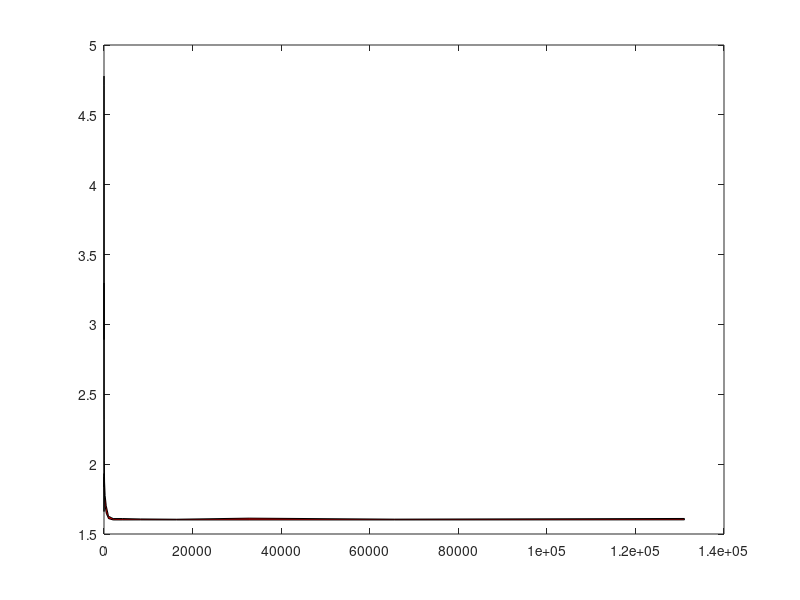

MATLAB code for this plot: (Note: this script raises an error after producing the figure.)
%% Load 
load('data/2d-vehicle/opt.mat')
load('data/2d-vehicle/pg.mat')
load('data/2d-vehicle/rs.mat')
load('data/2d-vehicle/q.mat')
%% Plot pg
% Plot confidence intervals of PG
costs_pg_max = max(pg.costs,[],2);
costs_pg_mean = mean(pg.costs,2);
costs_pg_min = min(pg.costs,[],2);
% Set index of first non NaN entry of pg.costs
% (if all are NaNs set to final row number)
index_pg = 1;
x_pg = pg.budgets(index_pg:end);                     
xconf_pg = [x_pg x_pg(end:-1:1)] ;         
yconf_pg = [costs_pg_max(index_pg:end)' costs_pg_min(end:-1:index_pg)'];
figure
p_pg = fill(xconf_pg,yconf_pg,'red', 'DisplayName','Policy Gradient');
p_pg.FaceColor = [1 0.8 0.8];      
p_pg.EdgeColor = 'none';       
hold on
% Plot Policy Gradient mean costs
plot(x_pg,costs_pg_mean(index_pg:end),'r', 'HandleVisibility', 'off')
plot(pg.budgets, opt.cost*ones(1,length(pg.budgets)), 'DisplayName','Optimal', 'Color', 'k')
set(gca, 'XScale', 'log'); % make x-axis logarithmic
set(gca, 'YScale', 'log'); % make y-axis logarithmic
legend
xlabel("Complexity")
ylabel("Cost")
hold off
%% Plot rs
% Plot confidence intervals of rs
costs_rs_max = max(rs.costs,[],2);
costs_rs_mean = mean(rs.costs,2);
costs_rs_min = min(rs.costs,[],2);
% Set index of first non NaN entry of rs.costs
% (if all are NaNs set to final row number)
index_rs = 2;
x_rs = rs.budgets(index_rs:end);                     
xconf_rs = [x_rs x_rs(end:-1:1)];         
yconf_rs = [costs_rs_max(index_rs:end)' costs_rs_min(end:-1:index_rs)'];
figure
p_rs = fill(xconf_rs,yconf_rs,'green', 'DisplayName','Random Search');
p_rs.FaceColor = [0.8 1 0.8];        
p_rs.EdgeColor = 'none';       
hold on
% Plot Random Search mean costs
plot(x_rs,costs_rs_mean(index_rs:end),'green', 'HandleVisibility', 'off')
plot(rs.budgets, opt.cost*ones(1,length(rs.budgets)), 'DisplayName','Optimal', 'Color', 'k')
set(gca, 'XScale', 'log'); % make x-axis logarithmic
set(gca, 'YScale', 'log'); % make y-axis logarithmic
legend
xlabel("Complexity")
ylabel("Cost")
hold off
%% Plot Q-learning
% Plot confidence intervals of Q-learning
costs_q_learning_max = max(q.costs,[],2);
costs_q_learning_mean = mean(q.costs,2);
costs_q_learning_min = min(q.costs,[],2);
% Set index of first non NaN entry of costs.q_learning
% (if all are NaNs set to final row number)
index_q = 1;
x_q = q.budgets(index_q:end);                     
xconf_q = [x_q x_q(end:-1:1)];         
yconf_q = [costs_q_learning_max(index_q:end)' costs_q_learning_min(end:-1:index_q)'];
figure
p_q = fill(xconf_q,yconf_q,'blue', 'DisplayName','Q-learning');
p_q.FaceColor = [0.8 0.8 1];      
p_q.EdgeColor = 'none';       
hold on
% Plot Q-learning mean costs
plot(x_q,costs_q_learning_mean(index_q:end),'blue', 'HandleVisibility', 'off')
% Plot Optimal cost
plot(q.budgets, opt.cost*ones(1,length(q.budgets)), 'DisplayName','Optimal', 'Color', 'k')
set(gca, 'XScale', 'log'); % make x-axis logarithmic
set(gca, 'YScale', 'log'); % make y-axis logarithmic
% xlim([0 200000])
%ylim([1 5])
legend
xlabel("Samples")
ylabel("Cost")
%title("Costs on LQR")
hold off
%% Plot all
figure
p_pg = fill(xconf_pg,yconf_pg,'red', 'DisplayName','Policy Gradient');
p_pg.FaceColor = [1 0.8 0.8];      
p_pg.EdgeColor = 'none';       
hold on
% Plot Policy Gradient mean costs
plot(x_pg,costs_pg_mean(index_pg:end),'r', 'HandleVisibility', 'off')
plot(pg.budgets, opt.cost*ones(1,length(pg.budgets)), 'DisplayName','Optimal', 'Color', 'k')
p_rs = fill(xconf_rs,yconf_rs,'green', 'DisplayName','Random Search');
p_rs.FaceColor = [0.8 1 0.8];        
p_rs.EdgeColor = 'none';       
hold on
% Plot Random Search mean costs
plot(x_rs,costs_rs_mean(index_rs:end),'green', 'HandleVisibility', 'off')
p_q = fill(xconf_q,yconf_q,'blue', 'DisplayName','Q-learning');
p_q.FaceColor = [0.8 0.8 1];      
p_q.EdgeColor = 'none';       
hold on
% Plot Q-learning mean costs
plot(x_q,costs_q_learning_mean(index_q:end),'blue', 'HandleVisibility', 'off')
set(gca, 'XScale', 'log'); % make x-axis logarithmic
set(gca, 'YScale', 'log'); % make y-axis logarithmic
legend
xlabel("Complexity")
ylabel("Cost")
hold off
